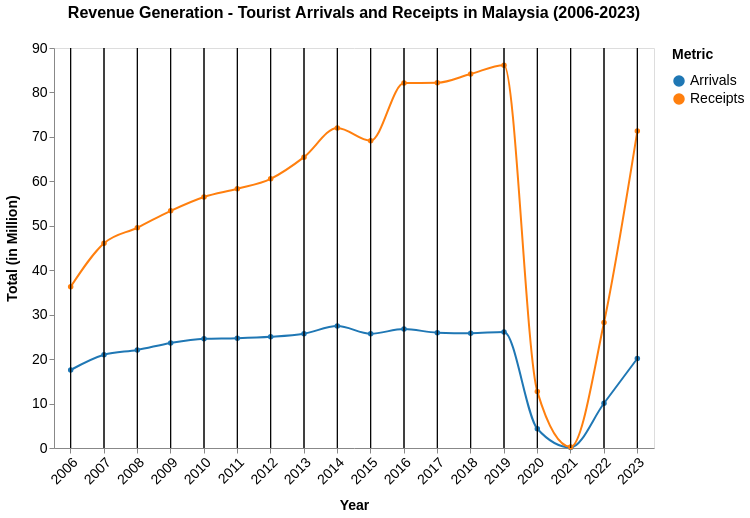

Specify this chart in Vega-Lite:
### Vega-Lite specification from a JSON file in a GitHub repository (floating-point values rounded to 4 significant figures)
{"$schema": "https://vega.github.io/schema/vega-lite/v5.json", "description": "Dual-axis line chart for Tourist Arrivals and Receipts in Malaysia (2006-2023) with point markers and a vertical hover rule.", "title": {"text": "Revenue Generation - Tourist Arrivals and Receipts in Malaysia (2006-2023)", "fontSize": 16, "dy": -16}, "width": 600, "height": 400, "data": {"values": [{"year": "2006", "Arrivals": 17.55, "Receipts": 36.27}, {"year": "2007", "Arrivals": 20.97, "Receipts": 46.07}, {"year": "2008", "Arrivals": 22.05, "Receipts": 49.56}, {"year": "2009", "Arrivals": 23.64, "Receipts": 53.37}, {"year": "2010", "Arrivals": 24.58, "Receipts": 56.49}, {"year": "2011", "Arrivals": 24.71, "Receipts": 58.32}, {"year": "2012", "Arrivals": 25.03, "Receipts": 60.56}, {"year": "2013", "Arrivals": 25.72, "Receipts": 65.44}, {"year": "2014", "Arrivals": 27.44, "Receipts": 72.0}, {"year": "2015", "Arrivals": 25.72, "Receipts": 69.12}, {"year": "2016", "Arrivals": 26.76, "Receipts": 82.1}, {"year": "2017", "Arrivals": 25.95, "Receipts": 82.17}, {"year": "2018", "Arrivals": 25.83, "Receipts": 84.14}, {"year": "2019", "Arrivals": 26.1, "Receipts": 86.14}, {"year": "2020", "Arrivals": 4.33, "Receipts": 12.69}, {"year": "2021", "Arrivals": 0.13, "Receipts": 0.24}, {"year": "2022", "Arrivals": 10.07, "Receipts": 28.23}, {"year": "2023", "Arrivals": 20.14, "Receipts": 71.31}]}, "transform": [{"fold": ["Arrivals", "Receipts"], "as": ["Metric", "Value"]}], "layer": [{"mark": {"type": "line", "point": true, "interpolate": "monotone"}, "encoding": {"x": {"field": "year", "type": "ordinal", "title": "Year", "axis": {"labelAngle": -45, "titlePadding": 12, "labelFontSize": 14, "titleFontSize": 14, "grid": false}, "scale": {"domain": ["2006", "2007", "2008", "2009", "2010", "2011", "2012", "2013", "2014", "2015", "2016", "2017", "2018", "2019", "2020", "2021", "2022", "2023"]}}, "y": {"field": "Value", "type": "quantitative", "title": "Total (in Million)", "axis": {"titlePadding": 12, "labelFontSize": 14, "titleFontSize": 14, "grid": false}}, "color": {"field": "Metric", "type": "nominal", "scale": {"domain": ["Arrivals", "Receipts"], "range": ["#1f77b4", "#ff7f0e"]}, "legend": {"title": "Metric", "labelFontSize": 14, "titleFontSize": 14, "titlePadding": 12}}, "tooltip": [{"field": "year", "title": "Year"}, {"field": "Metric", "title": "Value Type", "format": "N", "type": "nominal", "aggregate": "distinct"}, {"field": "Value", "title": "Value", "format": ".2f", "type": "quantitative"}]}}, {"params": [{"name": "hover", "select": {"type": "point", "encodings": ["x"], "on": "mouseover", "nearest": true}}], "mark": "rule", "encoding": {"x": {"field": "year", "type": "ordinal"}, "color": {"value": "black"}, "opacity": {"condition": {"param": "hover", "value": 1}, "value": 0}}}]}
